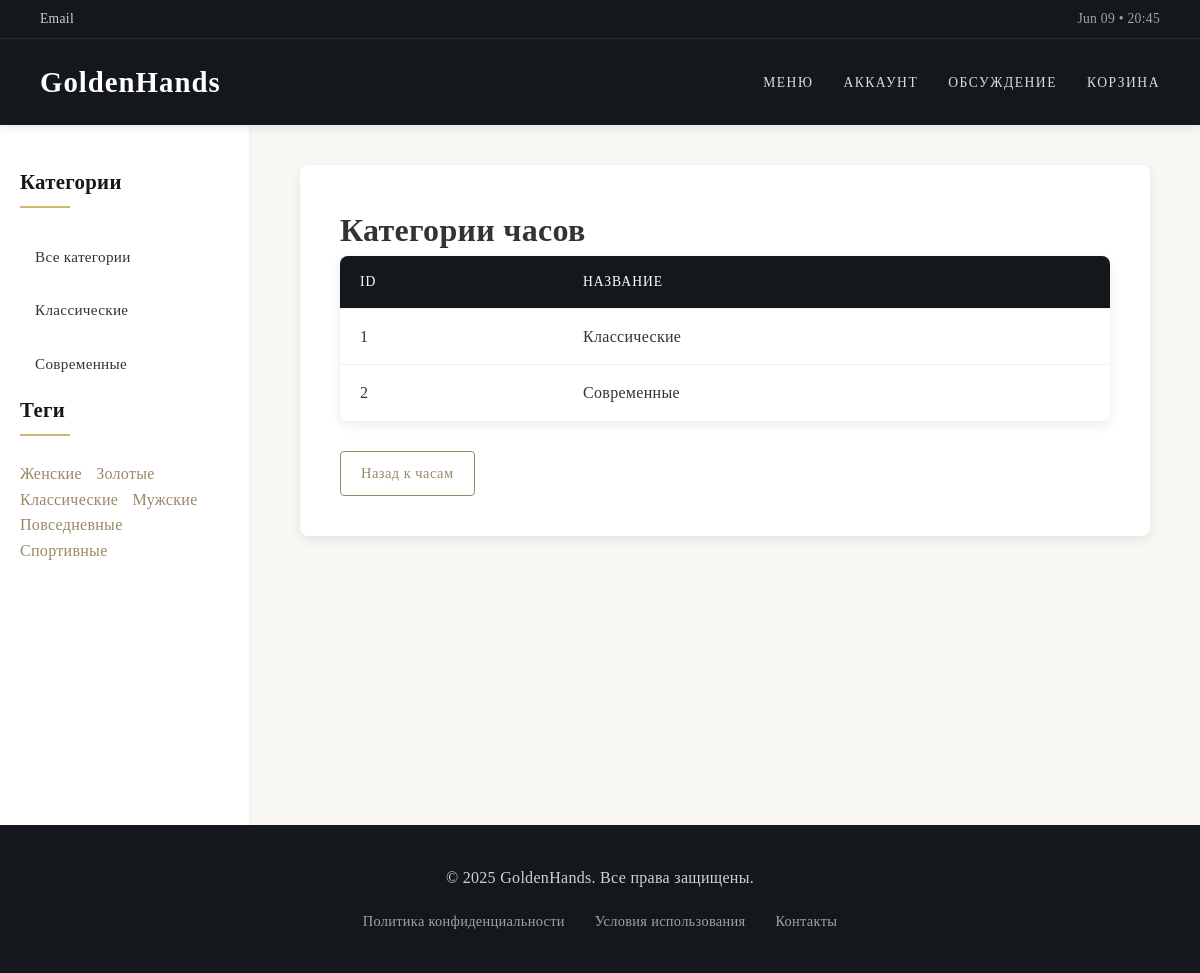
Page /categories/ on the committed database.
### WebApp/models.py (models this page shows, shortened)
class Category(models.Model):
    name = models.CharField('Название', max_length=100)
    slug = models.SlugField('URL', max_length=100, unique=True)
    class Meta:
        verbose_name = 'Категория'
        verbose_name_plural = 'Категории'
        ordering = ['name']

class Tag(models.Model):
    name = models.CharField('Название', max_length=100, db_index=True)
    slug = models.SlugField('URL', max_length=255, unique=True, db_index=True)
    class Meta:
        verbose_name = 'Тег'
        verbose_name_plural = 'Теги'
        ordering = ['name']

### WebApp/views.py (the view)
# urls.py: path('categories/', views.CategoryListView.as_view(), name='category_list'),
class CategoryListView(DataMixin, ListView):
    model = Category
    template_name = 'category_list.html'
    context_object_name = 'categories'
    title_page = 'Категории часов'

### WebApp/templatetags/watch_tags.py (called while the page is built)
@register.inclusion_tag('list_categories.html')
def show_categories(cat_selected=0):
    cats = Category.objects.all()
    return {'cats': cats, 'cat_selected': cat_selected}

@register.inclusion_tag('list_tags.html')
def show_tags():
    tags = Tag.objects.annotate(total=Count('watches')).filter(total__gt=0)
    return {'tags': tags}

### WebApp/utils.py (called while the page is built)
    def get_mixin_context(self, context, **kwargs):
        context['menu'] = menu
        context['categories'] = Category.objects.all()
        if self.title_page:
            context['title'] = self.title_page
        context.update(kwargs)
        return context

    def get_context_data(self, **kwargs):
        context = super().get_context_data(**kwargs)
        return self.get_mixin_context(context)

### WebProgramming/context_processors.py (called while the page is built)
def current_time(request):
    return {'current_time': datetime.now().strftime("%b %d • %H:%M")}

### users/context_processors.py (called while the page is built)
def get_women_context(request):
    return {'mainmenu': menu}

### templates/category_list.html (shortened to what this page needs)
{% extends 'base.html' %}
{% load static %}
{% block content %}
<div class="category-list-page">
    <h1>{{ title }}</h1>
    {% if categories %}
        <div class="categories-table">
            <table>
                <thead>
                    <tr>
                        <th>ID</th>
                        <th>Название</th>
                    </tr>
                </thead>
                <tbody>
                    {% for category in categories %}
                        <tr>
                            <td>{{ category.id }}</td>
                            <td>{{ category.name }}</td>
                        </tr>
                    {% endfor %}
                </tbody>
            </table>
        </div>
    {% else %}
        <p class="empty-message">Категории не найдены.</p>
    {% endif %}
    <div class="back-to-watches">
        <a href="{% url 'watch_list' %}" class="btn btn-secondary">Назад к часам</a>
    </div>
</div>
{% endblock %}

### templates/list_categories.html
<ul class="category-list">
    {% for cat in cats %}
        {% if cat.id == cat_selected %}
            <li class="selected"><span>{{ cat.name }}</span></li>
        {% else %}
            <li><a href="{% url 'category' cat.id %}">{{ cat.name }}</a></li>
        {% endif %}
    {% endfor %}
</ul>

### templates/list_tags.html
{% if tags %}
<ul class="tags-list">
    {% for tag in tags %}
        <li><a href="{% url 'tag' tag.slug %}">{{ tag.name }}</a></li>
    {% endfor %}
</ul>
{% endif %}

### static/css/styles.css (style rules this page uses)
* { margin: 0; padding: 0; box-sizing: border-box; }
:root { --primary-color: #14181c; --secondary-color: #9a8866; --accent-color: #d0b872; --light-color: #f8f7f4; --dark-color: #191919; --gray-color: #e0e0e0; --text-color: #333; --text-light: #717171; --border-radius: 4px; --shadow: 0 4px 12px rgba(0, 0, 0, 0.08); --transition: all 0.3s ease; }
body { font-family: 'Georgia', serif; color: var(--text-color); background-color: var(--light-color); line-height: 1.6; letter-spacing: 0.3px; }
.category-list { list-style: none; }
.category-list li { margin-bottom: 5px; }
.category-list li a, .category-list li span { display: block; padding: 12px 15px; color: var(--text-color); text-decoration: none; font-weight: 400; transition: var(--transition); border-radius: var(--border-radius); font-size: 0.95em; }
.btn { display: inline-block; padding: 10px 20px; border-radius: var(--border-radius); text-decoration: none; font-weight: 500; text-align: center; transition: var(--transition); font-size: 0.9em; border: none; cursor: pointer; letter-spacing: 0.5px; }
.btn-secondary { background-color: #fff; color: var(--secondary-color); border: 1px solid var(--secondary-color); }
.categories-table { width: 100%; margin-bottom: 30px; border-radius: 8px; overflow: hidden; box-shadow: var(--shadow); }
.categories-table table { width: 100%; border-collapse: collapse; background-color: #fff; }
.categories-table th, .categories-table td { padding: 15px 20px; text-align: left; border-bottom: 1px solid rgba(0, 0, 0, 0.05); }
.categories-table th { background-color: var(--primary-color); color: #fff; font-weight: 500; text-transform: uppercase; font-size: 0.85em; letter-spacing: 1px; }
.categories-table tr:last-child td { border-bottom: none; }
.category-list-page, .watch-delete, .category-delete { background-color: #fff; padding: 40px; border-radius: 8px; box-shadow: var(--shadow); }
.tags-list { list-style: none; margin-top: 10px; }
.tags-list li { display: inline-block; margin-right: 10px; }
.tags-list li a { color: var(--secondary-color); text-decoration: none; transition: var(--transition); }

### rows in the picture
Category: name "Классические", id "1"
Category: name "Современные", id "2"
Tag: name "Женские"
Tag: name "Золотые"
Tag: name "Классические"
Tag: name "Мужские"
Tag: name "Повседневные"
Tag: name "Спортивные"

### other values in the picture
{{ title }} "Категории часов"
